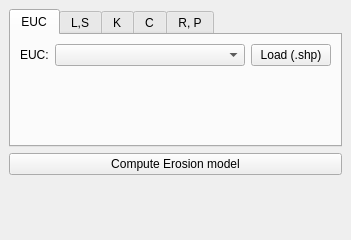
<?xml version="1.0" encoding="UTF-8"?>
<ui version="4.0">
 <class>SoilErosionDockWidgetBase</class>
 <widget class="QDockWidget" name="SoilErosionDockWidgetBase">
  <property name="geometry">
   <rect>
    <x>0</x>
    <y>0</y>
    <width>351</width>
    <height>240</height>
   </rect>
  </property>
  <property name="mouseTracking">
   <bool>true</bool>
  </property>
  <property name="floating">
   <bool>false</bool>
  </property>
  <property name="windowTitle">
   <string>Soil Erosion</string>
  </property>
  <widget class="QWidget" name="dockWidgetContents">
   <layout class="QGridLayout" name="gridLayout">
    <item row="3" column="0">
     <spacer name="verticalSpacer_6">
      <property name="orientation">
       <enum>Qt::Vertical</enum>
      </property>
      <property name="sizeHint" stdset="0">
       <size>
        <width>20</width>
        <height>40</height>
       </size>
      </property>
     </spacer>
    </item>
    <item row="2" column="0">
     <widget class="QPushButton" name="set_button">
      <property name="text">
       <string>Compute Erosion model</string>
      </property>
     </widget>
    </item>
    <item row="1" column="0">
     <widget class="QTabWidget" name="tabWidget">
      <property name="enabled">
       <bool>true</bool>
      </property>
      <property name="sizePolicy">
       <sizepolicy hsizetype="Expanding" vsizetype="Minimum">
        <horstretch>0</horstretch>
        <verstretch>0</verstretch>
       </sizepolicy>
      </property>
      <property name="autoFillBackground">
       <bool>true</bool>
      </property>
      <property name="currentIndex">
       <number>0</number>
      </property>
      <widget class="QWidget" name="EUC">
       <attribute name="title">
        <string>EUC</string>
       </attribute>
       <layout class="QGridLayout" name="gridLayout_5">
        <item row="0" column="2">
         <widget class="QPushButton" name="load_shp_euc">
          <property name="text">
           <string>Load (.shp)</string>
          </property>
         </widget>
        </item>
        <item row="0" column="0">
         <widget class="QLabel" name="label_3">
          <property name="sizePolicy">
           <sizepolicy hsizetype="Preferred" vsizetype="Preferred">
            <horstretch>0</horstretch>
            <verstretch>0</verstretch>
           </sizepolicy>
          </property>
          <property name="minimumSize">
           <size>
            <width>0</width>
            <height>0</height>
           </size>
          </property>
          <property name="maximumSize">
           <size>
            <width>30</width>
            <height>28</height>
           </size>
          </property>
          <property name="text">
           <string>EUC:</string>
          </property>
         </widget>
        </item>
        <item row="0" column="1">
         <widget class="QgsMapLayerComboBox" name="shp_box_euc">
          <property name="sizePolicy">
           <sizepolicy hsizetype="Expanding" vsizetype="Preferred">
            <horstretch>0</horstretch>
            <verstretch>0</verstretch>
           </sizepolicy>
          </property>
         </widget>
        </item>
        <item row="1" column="1">
         <spacer name="verticalSpacer_4">
          <property name="orientation">
           <enum>Qt::Vertical</enum>
          </property>
          <property name="sizeHint" stdset="0">
           <size>
            <width>20</width>
            <height>40</height>
           </size>
          </property>
         </spacer>
        </item>
       </layout>
      </widget>
      <widget class="QWidget" name="LS">
       <attribute name="title">
        <string>L,S</string>
       </attribute>
       <layout class="QGridLayout" name="gridLayout_2">
        <item row="1" column="2">
         <widget class="QPushButton" name="load_raster">
          <property name="text">
           <string>Load (raster)</string>
          </property>
         </widget>
        </item>
        <item row="1" column="0">
         <widget class="QLabel" name="label">
          <property name="enabled">
           <bool>true</bool>
          </property>
          <property name="maximumSize">
           <size>
            <width>30</width>
            <height>28</height>
           </size>
          </property>
          <property name="text">
           <string>DMT:</string>
          </property>
         </widget>
        </item>
        <item row="1" column="1">
         <widget class="QgsMapLayerComboBox" name="raster_box">
          <property name="sizePolicy">
           <sizepolicy hsizetype="Expanding" vsizetype="Preferred">
            <horstretch>0</horstretch>
            <verstretch>0</verstretch>
           </sizepolicy>
          </property>
         </widget>
        </item>
        <item row="2" column="1">
         <spacer name="verticalSpacer_3">
          <property name="orientation">
           <enum>Qt::Vertical</enum>
          </property>
          <property name="sizeHint" stdset="0">
           <size>
            <width>20</width>
            <height>40</height>
           </size>
          </property>
         </spacer>
        </item>
       </layout>
      </widget>
      <widget class="QWidget" name="K">
       <attribute name="title">
        <string>K</string>
       </attribute>
       <layout class="QGridLayout" name="gridLayout_3">
        <item row="3" column="0" colspan="4">
         <widget class="QPushButton" name="compute_k_button">
          <property name="text">
           <string>Compute K factor</string>
          </property>
         </widget>
        </item>
        <item row="1" column="3">
         <widget class="QPushButton" name="load_shp_bpej">
          <property name="text">
           <string>Load (.shp)</string>
          </property>
         </widget>
        </item>
        <item row="1" column="0">
         <widget class="QLabel" name="label_bpej">
          <property name="sizePolicy">
           <sizepolicy hsizetype="Minimum" vsizetype="Minimum">
            <horstretch>0</horstretch>
            <verstretch>0</verstretch>
           </sizepolicy>
          </property>
          <property name="minimumSize">
           <size>
            <width>0</width>
            <height>0</height>
           </size>
          </property>
          <property name="maximumSize">
           <size>
            <width>30</width>
            <height>28</height>
           </size>
          </property>
          <property name="text">
           <string>BPEJ:</string>
          </property>
         </widget>
        </item>
        <item row="4" column="0">
         <spacer name="verticalSpacer">
          <property name="orientation">
           <enum>Qt::Vertical</enum>
          </property>
          <property name="sizeType">
           <enum>QSizePolicy::Expanding</enum>
          </property>
          <property name="sizeHint" stdset="0">
           <size>
            <width>20</width>
            <height>1</height>
           </size>
          </property>
         </spacer>
        </item>
        <item row="1" column="1" colspan="2">
         <widget class="QgsMapLayerComboBox" name="shp_box_bpej">
          <property name="sizePolicy">
           <sizepolicy hsizetype="Expanding" vsizetype="Preferred">
            <horstretch>0</horstretch>
            <verstretch>0</verstretch>
           </sizepolicy>
          </property>
         </widget>
        </item>
       </layout>
      </widget>
      <widget class="QWidget" name="tab">
       <attribute name="title">
        <string>C</string>
       </attribute>
       <layout class="QGridLayout" name="gridLayout_6">
        <item row="1" column="0">
         <widget class="QLabel" name="label_4">
          <property name="sizePolicy">
           <sizepolicy hsizetype="Minimum" vsizetype="Preferred">
            <horstretch>0</horstretch>
            <verstretch>0</verstretch>
           </sizepolicy>
          </property>
          <property name="minimumSize">
           <size>
            <width>0</width>
            <height>0</height>
           </size>
          </property>
          <property name="maximumSize">
           <size>
            <width>60</width>
            <height>16777215</height>
           </size>
          </property>
          <property name="text">
           <string>Default C:</string>
          </property>
         </widget>
        </item>
        <item row="0" column="0">
         <widget class="QLabel" name="label_2">
          <property name="maximumSize">
           <size>
            <width>30</width>
            <height>16777215</height>
           </size>
          </property>
          <property name="text">
           <string>LPIS:</string>
          </property>
         </widget>
        </item>
        <item row="0" column="1" colspan="2">
         <widget class="QgsMapLayerComboBox" name="shp_box_lpis">
          <property name="sizePolicy">
           <sizepolicy hsizetype="Expanding" vsizetype="Preferred">
            <horstretch>0</horstretch>
            <verstretch>0</verstretch>
           </sizepolicy>
          </property>
          <property name="maximumSize">
           <size>
            <width>16777215</width>
            <height>16777215</height>
           </size>
          </property>
         </widget>
        </item>
        <item row="0" column="3">
         <widget class="QPushButton" name="load_lpis">
          <property name="sizePolicy">
           <sizepolicy hsizetype="Minimum" vsizetype="Fixed">
            <horstretch>0</horstretch>
            <verstretch>0</verstretch>
           </sizepolicy>
          </property>
          <property name="text">
           <string>Load (.shp)</string>
          </property>
         </widget>
        </item>
        <item row="2" column="0" colspan="4">
         <widget class="QPushButton" name="compute_c_button">
          <property name="sizePolicy">
           <sizepolicy hsizetype="Minimum" vsizetype="Preferred">
            <horstretch>0</horstretch>
            <verstretch>0</verstretch>
           </sizepolicy>
          </property>
          <property name="text">
           <string>Compute C factor</string>
          </property>
         </widget>
        </item>
        <item row="1" column="1" colspan="3">
         <widget class="QComboBox" name="combobox_c">
          <property name="sizePolicy">
           <sizepolicy hsizetype="Expanding" vsizetype="Preferred">
            <horstretch>0</horstretch>
            <verstretch>0</verstretch>
           </sizepolicy>
          </property>
         </widget>
        </item>
       </layout>
      </widget>
      <widget class="QWidget" name="pararmeters">
       <attribute name="title">
        <string>R, P</string>
       </attribute>
       <layout class="QGridLayout" name="gridLayout_4">
        <item row="4" column="0">
         <widget class="QLabel" name="label_5">
          <property name="text">
           <string>P</string>
          </property>
         </widget>
        </item>
        <item row="4" column="1">
         <widget class="QLineEdit" name="p_factor">
          <property name="text">
           <string>1</string>
          </property>
         </widget>
        </item>
        <item row="2" column="1">
         <widget class="QLineEdit" name="r_factor">
          <property name="text">
           <string>40</string>
          </property>
         </widget>
        </item>
        <item row="2" column="0">
         <widget class="QLabel" name="label_6">
          <property name="text">
           <string>R</string>
          </property>
         </widget>
        </item>
        <item row="5" column="0">
         <spacer name="verticalSpacer_2">
          <property name="orientation">
           <enum>Qt::Vertical</enum>
          </property>
          <property name="sizeHint" stdset="0">
           <size>
            <width>20</width>
            <height>40</height>
           </size>
          </property>
         </spacer>
        </item>
       </layout>
      </widget>
     </widget>
    </item>
   </layout>
  </widget>
 </widget>
 <customwidgets>
  <customwidget>
   <class>QgsMapLayerComboBox</class>
   <extends>QComboBox</extends>
   <header>qgis.gui.h</header>
  </customwidget>
 </customwidgets>
 <resources/>
 <connections/>
</ui>
